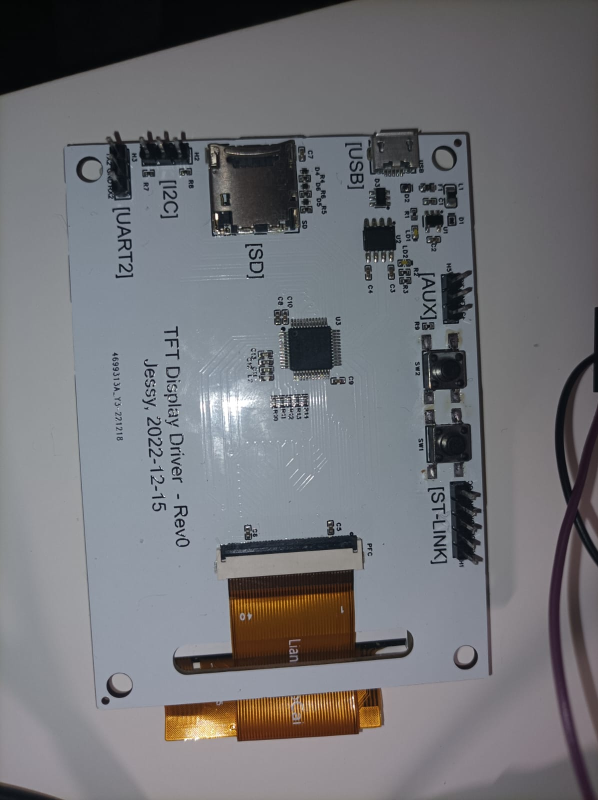
#> input picture pcb.jpg, 1196 x 1600 px (shown at 1/2 size); its folder holds only this picture in this run
$ python -i app.py   (imports and definitions only)
#> lines starting #> are read from the running program, lines starting #| are printed output that depends on the picture
#> further down, picture is the input picture: PIL image 1196x1600 RGB; mean R, G, B 113, 113.6, 117.7
import tkinter
import tkinter.filedialog
import serial
import serial.tools.list_ports
import PIL.Image
import time
import os
import threading


img     = None
ser     = None
timeout_flag = 0
def RGB888_to_RGB666(rgb888):
    rgb666=[0,0,0]
    rgb666[0] = int(rgb888[0]  / 255 * 63)
    rgb666[1] = int(rgb888[1]  / 255 * 63)
    rgb666[2] = int(rgb888[2]  / 255 * 63)
    return rgb666
# [17 lines left out: functions RGB888_to_RGB565, BrowseFile, not called in this run]

def App_exit():
    root.destroy()

# [103 lines left out: functions SerialFindPort, SerialConnect, SerialDisconnect, ReadData, SerialWriteFile, not called in this run]


def GetImageData(img):
    img = img.convert('RGB')
    img = img.resize((320, 480))
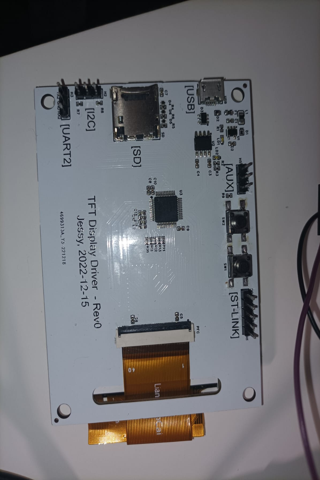
#> img: PIL image 320x480 RGB; mean R, G, B 113, 113.6, 117.7
    try:
        os.remove("data.txt")
    except:
        pass
    file = open("data.txt","x")
    file = open("data.txt","wb")

    buf = [0]*6
    for i in range(0,320,1):
        for j in range(0,480,2):
            RGB666_pix1 = RGB888_to_RGB666(img.getpixel((i,j)))
            RGB666_pix2 = RGB888_to_RGB666(img.getpixel((i,j+1)))
            buf[0] = (RGB666_pix1[0]<<2)
            buf[1] = (RGB666_pix1[1]<<2)
            buf[2] = (RGB666_pix1[2]<<2)
            buf[3] = (RGB666_pix2[0]<<2)
            buf[4] = (RGB666_pix2[1]<<2)
            buf[5] = (RGB666_pix2[2]<<2)
            file.write(bytes.fromhex("{0:02X}{1:02X}".format(buf[0],buf[1])))
            file.write(bytes.fromhex("{0:02X}{1:02X}".format(buf[2],buf[3])))
            file.write(bytes.fromhex("{0:02X}{1:02X}".format(buf[4],buf[5])))
#> after the loop, buf = [68, 56, 60, 60, 52, 56]


    # [11 lines of commented-out code are left out]


    file.close()


# [5 lines left out: function SerialTransfer, not called in this run]
    # [16 lines of commented-out code are left out]
class Monitor:                                                                               ##
    # [39 lines left out: functions __init__, ThreadFunction, not called in this run]
    def DataContentClear(self):                                                              ##
        self.txt_monitor.delete('1.0', tkinter.END)                                          ##
        self.txt_monitor.insert(tkinter.INSERT,"Connected, watting for information...\n")    ##
    # [8 lines left out: function MonitorClose, not called in this run]
###############################################################################################
# Monitor Winodw                            Monitor Winodw                       Monitor Winodw


# [4 lines not run here, left out]
#root.withdraw()
# Serial interface:
# [1 line that did not run here, left out]
# [1 line not run here, left out]
# [1 line that did not run here, left out]
# [1 line not run here, left out]
# [1 line that did not run here, left out]
# [1 line not run here, left out]
# [1 line that did not run here, left out]
# [1 line not run here, left out]
# [1 line that did not run here, left out]
# [1 line not run here, left out]
# [1 line that did not run here, left out]
# [1 line not run here, left out]
# [1 line that did not run here, left out]
# [1 line not run here, left out]

# File interface:
# [1 line that did not run here, left out]
# [1 line not run here, left out]
# [1 line that did not run here, left out]
# [1 line not run here, left out]
# [1 line that did not run here, left out]
# [1 line not run here, left out]
# [1 line that did not run here, left out]
# [1 line not run here, left out]
# [1 line that did not run here, left out]
# [1 line not run here, left out]
# [1 line that did not run here, left out]
# [1 line not run here, left out]
# [1 line that did not run here, left out]
# [18 lines not run here, left out]
    #img = PIL.Image.open(img_filename)


>>> from PIL import Image
>>> picture = Image.open('../pcb.jpg')
>>> result = GetImageData(picture)
